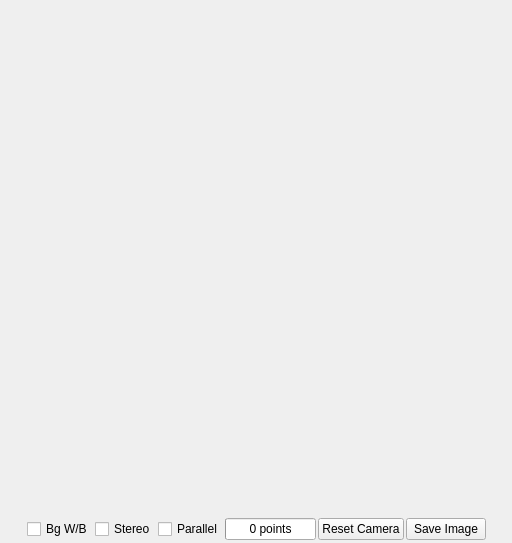
<?xml version="1.0" encoding="UTF-8"?>
<ui version="4.0">
 <class>PointCloudViewer</class>
 <widget class="QWidget" name="PointCloudViewer">
  <property name="geometry">
   <rect>
    <x>0</x>
    <y>0</y>
    <width>512</width>
    <height>543</height>
   </rect>
  </property>
  <property name="sizePolicy">
   <sizepolicy hsizetype="Preferred" vsizetype="Preferred">
    <horstretch>0</horstretch>
    <verstretch>0</verstretch>
   </sizepolicy>
  </property>
  <property name="minimumSize">
   <size>
    <width>512</width>
    <height>543</height>
   </size>
  </property>
  <property name="maximumSize">
   <size>
    <width>512</width>
    <height>543</height>
   </size>
  </property>
  <property name="baseSize">
   <size>
    <width>0</width>
    <height>0</height>
   </size>
  </property>
  <property name="windowTitle">
   <string/>
  </property>
  <layout class="QGridLayout" name="gridLayout">
   <property name="margin">
    <number>0</number>
   </property>
   <property name="spacing">
    <number>0</number>
   </property>
   <item row="0" column="0" colspan="3">
    <widget class="QVTKWidget" name="qvtkWidget">
     <property name="sizePolicy">
      <sizepolicy hsizetype="Fixed" vsizetype="Fixed">
       <horstretch>0</horstretch>
       <verstretch>0</verstretch>
      </sizepolicy>
     </property>
     <property name="minimumSize">
      <size>
       <width>512</width>
       <height>512</height>
      </size>
     </property>
     <property name="maximumSize">
      <size>
       <width>512</width>
       <height>512</height>
      </size>
     </property>
     <property name="cursor">
      <cursorShape>CrossCursor</cursorShape>
     </property>
    </widget>
   </item>
   <item row="1" column="1">
    <layout class="QVBoxLayout" name="verticalLayout">
     <item>
      <layout class="QHBoxLayout" name="horizontalLayout">
       <property name="spacing">
        <number>2</number>
       </property>
       <item>
        <widget class="QCheckBox" name="backgroundCheckBox">
         <property name="sizePolicy">
          <sizepolicy hsizetype="Minimum" vsizetype="Fixed">
           <horstretch>0</horstretch>
           <verstretch>0</verstretch>
          </sizepolicy>
         </property>
         <property name="text">
          <string>Bg W/B</string>
         </property>
        </widget>
       </item>
       <item>
        <widget class="QCheckBox" name="stereoCheckBox">
         <property name="sizePolicy">
          <sizepolicy hsizetype="Minimum" vsizetype="Fixed">
           <horstretch>0</horstretch>
           <verstretch>0</verstretch>
          </sizepolicy>
         </property>
         <property name="text">
          <string>Stereo</string>
         </property>
        </widget>
       </item>
       <item>
        <widget class="QCheckBox" name="parallelCheckBox">
         <property name="sizePolicy">
          <sizepolicy hsizetype="Minimum" vsizetype="Fixed">
           <horstretch>0</horstretch>
           <verstretch>0</verstretch>
          </sizepolicy>
         </property>
         <property name="text">
          <string>Parallel</string>
         </property>
        </widget>
       </item>
       <item>
        <widget class="QProgressBar" name="progressBar">
         <property name="sizePolicy">
          <sizepolicy hsizetype="Minimum" vsizetype="Fixed">
           <horstretch>0</horstretch>
           <verstretch>0</verstretch>
          </sizepolicy>
         </property>
         <property name="value">
          <number>0</number>
         </property>
         <property name="format">
          <string>0 points</string>
         </property>
        </widget>
       </item>
       <item>
        <widget class="QPushButton" name="resetCameraButton">
         <property name="sizePolicy">
          <sizepolicy hsizetype="Minimum" vsizetype="Fixed">
           <horstretch>0</horstretch>
           <verstretch>0</verstretch>
          </sizepolicy>
         </property>
         <property name="text">
          <string>Reset Camera</string>
         </property>
        </widget>
       </item>
       <item>
        <widget class="QPushButton" name="saveImageButton">
         <property name="text">
          <string>Save Image</string>
         </property>
        </widget>
       </item>
      </layout>
     </item>
    </layout>
   </item>
  </layout>
 </widget>
 <customwidgets>
  <customwidget>
   <class>QVTKWidget</class>
   <extends>QWidget</extends>
   <header>QVTKWidget.h</header>
  </customwidget>
 </customwidgets>
 <resources/>
 <connections/>
</ui>
